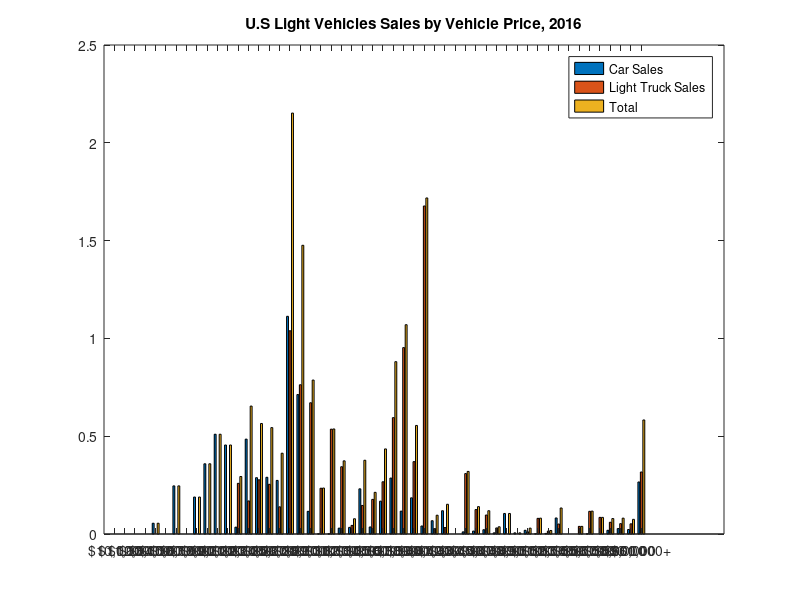

The MATLAB script that drew this image:
clear;
close all;
clc;


Vehicle_Price_Categories = {'$10,000','$11,000','$12,000','$13,000','$14,000','$15,000','$16,000','$17,000','$18,000','$19,000','$20,000','$21,000','$22,000','$23,000','$24,000','$25,000','$26,000','$27,000','$28,000','$29,000','$30,000','$31,000','$32,000','$33,000','$34,000','$35,000','$36,000','$37,000','$38,000','$39,000','$40,000','$41,000','$42,000','$43,000','$44,000','$45,000','$46,000','$47,000','$48,000','$49,000','$50,000','$51,000','$52,000','$53,000','$54,000','$55,000','$56,000','$57,000','$58,000','$59,000','$60,000','$61,000+'};

Car_Sales = [0,0,0,0,0.055,0,0.246,0,0.189,0.359,0.51,0.455,0.035,0.485,0.288,0.29,0.274,1.113,0.713,0.116,0.001,0.001,0.03,0.034,0.231,0.036,0.168,0.286,0.117,0.185,0.041,0.068,0.119,0,0.011,0.015,0.022,0.006,0.105,0.006,0.019,0.001,0.003,0.082,0,0,0.001,0,0.019,0.028,0.023,0.266];

Light_Truck_Sales = [0,0,0,0,0,0,0,0,0,0,0,0,0.259,0.169,0.277,0.254,0.139,1.039,0.763,0.671,0.234,0.536,0.344,0.044,0.146,0.177,0.267,0.595,0.953,0.37,1.677,0.028,0.033,0,0.309,0.125,0.097,0.031,0,0,0.011,0.08,0.015,0.051,0,0.039,0.116,0.085,0.06,0.053,0.052,0.317];


Total = Car_Sales + Light_Truck_Sales;

disp(Total);



bar(1:52,[Car_Sales(1:52); Light_Truck_Sales(1:52); Total(1:52) ]');
xticks(1:1:52);
set(gca, 'XTickLabel', {'$10,000','$11,000','$12,000','$13,000','$14,000','$15,000','$16,000','$17,000','$18,000','$19,000','$20,000','$21,000','$22,000','$23,000','$24,000','$25,000','$26,000','$27,000','$28,000','$29,000','$30,000','$31,000','$32,000','$33,000','$34,000','$35,000','$36,000','$37,000','$38,000','$39,000','$40,000','$41,000','$42,000','$43,000','$44,000','$45,000','$46,000','$47,000','$48,000','$49,000','$50,000','$51,000','$52,000','$53,000','$54,000','$55,000','$56,000','$57,000','$58,000','$59,000','$60,000','$61,000+'});
legend('Car Sales', 'Light Truck Sales', 'Total');
xtickangle(55);
title('U.S Light Vehicles Sales by Vehicle Price, 2016');

